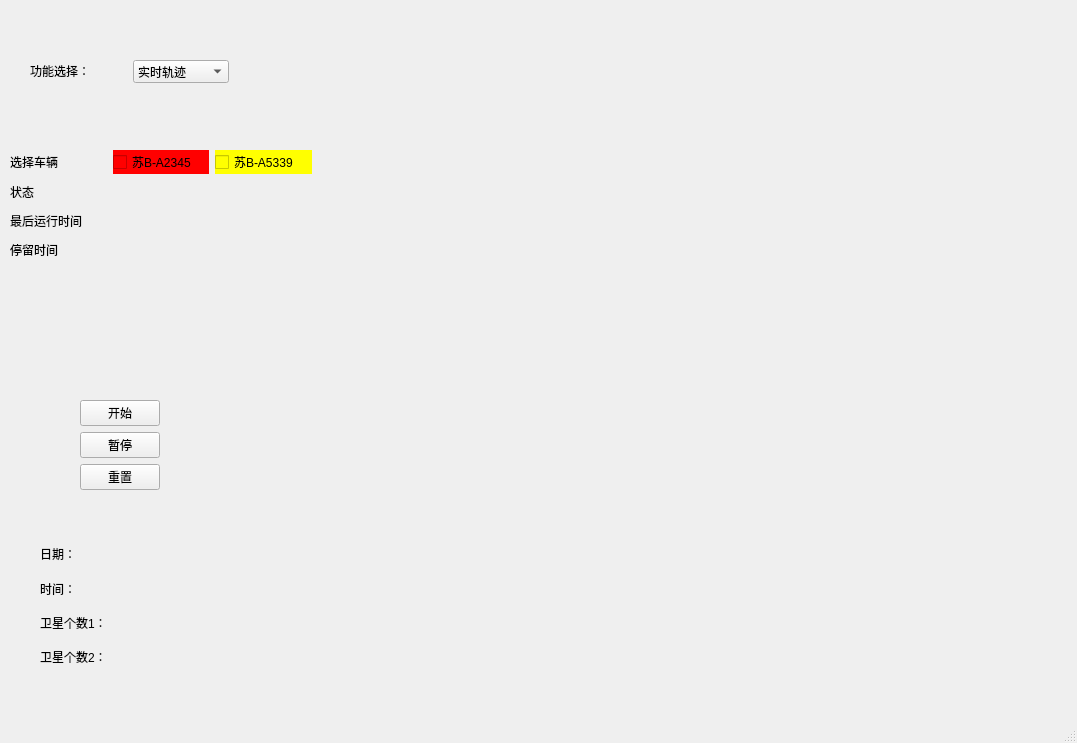
<?xml version="1.0" encoding="UTF-8"?>
<ui version="4.0">
 <class>MainWindow</class>
 <widget class="QMainWindow" name="MainWindow">
  <property name="enabled">
   <bool>true</bool>
  </property>
  <property name="geometry">
   <rect>
    <x>0</x>
    <y>0</y>
    <width>1077</width>
    <height>743</height>
   </rect>
  </property>
  <property name="sizePolicy">
   <sizepolicy hsizetype="Preferred" vsizetype="Preferred">
    <horstretch>0</horstretch>
    <verstretch>0</verstretch>
   </sizepolicy>
  </property>
  <property name="maximumSize">
   <size>
    <width>16777215</width>
    <height>16777215</height>
   </size>
  </property>
  <property name="windowTitle">
   <string>MainWindow</string>
  </property>
  <widget class="QWidget" name="centralwidget">
   <widget class="MatplotlibWidget" name="matplotlibwidget" native="true">
    <property name="geometry">
     <rect>
      <x>340</x>
      <y>10</y>
      <width>731</width>
      <height>651</height>
     </rect>
    </property>
    <property name="minimumSize">
     <size>
      <width>400</width>
      <height>600</height>
     </size>
    </property>
   </widget>
   <widget class="QStackedWidget" name="stackedWidget">
    <property name="geometry">
     <rect>
      <x>10</x>
      <y>100</y>
      <width>311</width>
      <height>281</height>
     </rect>
    </property>
    <property name="sizePolicy">
     <sizepolicy hsizetype="Fixed" vsizetype="Fixed">
      <horstretch>0</horstretch>
      <verstretch>0</verstretch>
     </sizepolicy>
    </property>
    <property name="minimumSize">
     <size>
      <width>311</width>
      <height>221</height>
     </size>
    </property>
    <property name="maximumSize">
     <size>
      <width>1866</width>
      <height>579</height>
     </size>
    </property>
    <property name="currentIndex">
     <number>1</number>
    </property>
    <widget class="QWidget" name="page">
     <widget class="QLabel" name="label">
      <property name="geometry">
       <rect>
        <x>60</x>
        <y>10</y>
        <width>72</width>
        <height>15</height>
       </rect>
      </property>
      <property name="text">
       <string>开始时间:</string>
      </property>
     </widget>
     <widget class="QSpinBox" name="starttimehour">
      <property name="geometry">
       <rect>
        <x>60</x>
        <y>30</y>
        <width>46</width>
        <height>22</height>
       </rect>
      </property>
      <property name="maximum">
       <number>23</number>
      </property>
     </widget>
     <widget class="QSpinBox" name="starttimeminute">
      <property name="geometry">
       <rect>
        <x>130</x>
        <y>30</y>
        <width>46</width>
        <height>22</height>
       </rect>
      </property>
      <property name="maximum">
       <number>59</number>
      </property>
     </widget>
     <widget class="QSpinBox" name="starttimesecond">
      <property name="geometry">
       <rect>
        <x>200</x>
        <y>30</y>
        <width>46</width>
        <height>22</height>
       </rect>
      </property>
      <property name="maximum">
       <number>59</number>
      </property>
     </widget>
     <widget class="QLabel" name="label_2">
      <property name="geometry">
       <rect>
        <x>60</x>
        <y>60</y>
        <width>72</width>
        <height>15</height>
       </rect>
      </property>
      <property name="text">
       <string>结束时间:</string>
      </property>
     </widget>
     <widget class="QSpinBox" name="endtimehour">
      <property name="geometry">
       <rect>
        <x>60</x>
        <y>80</y>
        <width>46</width>
        <height>22</height>
       </rect>
      </property>
      <property name="maximum">
       <number>23</number>
      </property>
     </widget>
     <widget class="QSpinBox" name="endtimeminute">
      <property name="geometry">
       <rect>
        <x>130</x>
        <y>80</y>
        <width>46</width>
        <height>22</height>
       </rect>
      </property>
      <property name="maximum">
       <number>59</number>
      </property>
     </widget>
     <widget class="QSpinBox" name="endtimesecond">
      <property name="geometry">
       <rect>
        <x>200</x>
        <y>80</y>
        <width>46</width>
        <height>22</height>
       </rect>
      </property>
      <property name="maximum">
       <number>59</number>
      </property>
     </widget>
     <widget class="QLabel" name="label_5">
      <property name="geometry">
       <rect>
        <x>60</x>
        <y>120</y>
        <width>72</width>
        <height>21</height>
       </rect>
      </property>
      <property name="text">
       <string>画图速度：</string>
      </property>
     </widget>
     <widget class="QSpinBox" name="sbxdrawspeed">
      <property name="geometry">
       <rect>
        <x>160</x>
        <y>120</y>
        <width>46</width>
        <height>22</height>
       </rect>
      </property>
      <property name="minimum">
       <number>10</number>
      </property>
      <property name="maximum">
       <number>100</number>
      </property>
     </widget>
     <widget class="QPushButton" name="btnOpenFile">
      <property name="geometry">
       <rect>
        <x>40</x>
        <y>170</y>
        <width>111</width>
        <height>28</height>
       </rect>
      </property>
      <property name="text">
       <string>打开文件</string>
      </property>
     </widget>
     <widget class="QPushButton" name="btnDownloadData">
      <property name="geometry">
       <rect>
        <x>180</x>
        <y>170</y>
        <width>111</width>
        <height>28</height>
       </rect>
      </property>
      <property name="text">
       <string>下载数据</string>
      </property>
     </widget>
     <widget class="QLabel" name="lblShowDownloadMsg">
      <property name="geometry">
       <rect>
        <x>191</x>
        <y>210</y>
        <width>81</width>
        <height>20</height>
       </rect>
      </property>
      <property name="text">
       <string/>
      </property>
     </widget>
     <widget class="QLabel" name="label_11">
      <property name="geometry">
       <rect>
        <x>60</x>
        <y>240</y>
        <width>41</width>
        <height>16</height>
       </rect>
      </property>
      <property name="styleSheet">
       <string notr="true">background-color: rgb(255, 0, 0);</string>
      </property>
      <property name="text">
       <string>慢</string>
      </property>
     </widget>
     <widget class="QLabel" name="label_12">
      <property name="geometry">
       <rect>
        <x>140</x>
        <y>240</y>
        <width>41</width>
        <height>16</height>
       </rect>
      </property>
      <property name="styleSheet">
       <string notr="true">background-color: rgb(255, 170, 0);</string>
      </property>
      <property name="text">
       <string>中</string>
      </property>
     </widget>
     <widget class="QLabel" name="label_13">
      <property name="geometry">
       <rect>
        <x>220</x>
        <y>240</y>
        <width>41</width>
        <height>16</height>
       </rect>
      </property>
      <property name="styleSheet">
       <string notr="true">background-color: rgb(255, 255, 0);</string>
      </property>
      <property name="text">
       <string>快</string>
      </property>
     </widget>
     <widget class="QLabel" name="label_14">
      <property name="geometry">
       <rect>
        <x>10</x>
        <y>240</y>
        <width>41</width>
        <height>16</height>
       </rect>
      </property>
      <property name="text">
       <string>速度：</string>
      </property>
     </widget>
    </widget>
    <widget class="QWidget" name="page_2">
     <widget class="QWidget" name="gridLayoutWidget_2">
      <property name="geometry">
       <rect>
        <x>0</x>
        <y>50</y>
        <width>302</width>
        <height>111</height>
       </rect>
      </property>
      <layout class="QGridLayout" name="gridLayout_2">
       <item row="1" column="1">
        <widget class="QCheckBox" name="chbxCar1">
         <property name="styleSheet">
          <string notr="true">background-color: rgb(255, 0, 0);</string>
         </property>
         <property name="text">
          <string>苏B-A2345</string>
         </property>
        </widget>
       </item>
       <item row="2" column="2">
        <widget class="QLabel" name="lblCar2Status">
         <property name="text">
          <string/>
         </property>
        </widget>
       </item>
       <item row="1" column="2">
        <widget class="QCheckBox" name="chbxCar2">
         <property name="styleSheet">
          <string notr="true">background-color: rgb(255, 255, 0);</string>
         </property>
         <property name="text">
          <string>苏B-A5339</string>
         </property>
        </widget>
       </item>
       <item row="2" column="1">
        <widget class="QLabel" name="lblCar1Status">
         <property name="text">
          <string/>
         </property>
        </widget>
       </item>
       <item row="4" column="2">
        <widget class="QLabel" name="lblCar2StayTime">
         <property name="text">
          <string/>
         </property>
        </widget>
       </item>
       <item row="4" column="1">
        <widget class="QLabel" name="lblCar1StayTime">
         <property name="text">
          <string/>
         </property>
        </widget>
       </item>
       <item row="3" column="1">
        <widget class="QLabel" name="lblCar1LastTime">
         <property name="text">
          <string/>
         </property>
        </widget>
       </item>
       <item row="3" column="2">
        <widget class="QLabel" name="lblCar2LastTime">
         <property name="text">
          <string/>
         </property>
        </widget>
       </item>
       <item row="1" column="0">
        <widget class="QLabel" name="label_8">
         <property name="text">
          <string>选择车辆</string>
         </property>
        </widget>
       </item>
       <item row="4" column="0">
        <widget class="QLabel" name="label_16">
         <property name="text">
          <string>停留时间</string>
         </property>
        </widget>
       </item>
       <item row="3" column="0">
        <widget class="QLabel" name="label_9">
         <property name="text">
          <string>最后运行时间</string>
         </property>
        </widget>
       </item>
       <item row="2" column="0">
        <widget class="QLabel" name="label_15">
         <property name="text">
          <string>状态</string>
         </property>
        </widget>
       </item>
      </layout>
     </widget>
    </widget>
   </widget>
   <widget class="QWidget" name="ver_widget_3" native="true">
    <property name="geometry">
     <rect>
      <x>30</x>
      <y>400</y>
      <width>161</width>
      <height>121</height>
     </rect>
    </property>
    <property name="sizePolicy">
     <sizepolicy hsizetype="Preferred" vsizetype="Preferred">
      <horstretch>0</horstretch>
      <verstretch>0</verstretch>
     </sizepolicy>
    </property>
    <widget class="QWidget" name="layoutWidget">
     <property name="geometry">
      <rect>
       <x>50</x>
       <y>0</y>
       <width>111</width>
       <height>121</height>
      </rect>
     </property>
     <layout class="QVBoxLayout" name="verticalLayout">
      <property name="sizeConstraint">
       <enum>QLayout::SetFixedSize</enum>
      </property>
      <item>
       <widget class="QPushButton" name="btnStart">
        <property name="text">
         <string>开始</string>
        </property>
       </widget>
      </item>
      <item>
       <widget class="QPushButton" name="btnStop">
        <property name="text">
         <string>暂停</string>
        </property>
       </widget>
      </item>
      <item>
       <widget class="QPushButton" name="btnReset">
        <property name="text">
         <string>重置</string>
        </property>
       </widget>
      </item>
     </layout>
    </widget>
   </widget>
   <widget class="QWidget" name="ver_widget_4" native="true">
    <property name="geometry">
     <rect>
      <x>10</x>
      <y>530</y>
      <width>231</width>
      <height>151</height>
     </rect>
    </property>
    <widget class="QWidget" name="layoutWidget">
     <property name="geometry">
      <rect>
       <x>30</x>
       <y>10</y>
       <width>199</width>
       <height>131</height>
      </rect>
     </property>
     <layout class="QGridLayout" name="gridLayout">
      <item row="1" column="0">
       <widget class="QLabel" name="label_4">
        <property name="text">
         <string>时间：</string>
        </property>
       </widget>
      </item>
      <item row="1" column="1">
       <widget class="QLabel" name="lblShowTime">
        <property name="text">
         <string/>
        </property>
       </widget>
      </item>
      <item row="0" column="1">
       <widget class="QLabel" name="lblShowDate">
        <property name="text">
         <string/>
        </property>
       </widget>
      </item>
      <item row="3" column="0">
       <widget class="QLabel" name="label_10">
        <property name="text">
         <string>卫星个数2：</string>
        </property>
       </widget>
      </item>
      <item row="2" column="0">
       <widget class="QLabel" name="label_6">
        <property name="text">
         <string>卫星个数1：</string>
        </property>
       </widget>
      </item>
      <item row="2" column="1">
       <widget class="QLabel" name="lblStarNums1">
        <property name="text">
         <string/>
        </property>
       </widget>
      </item>
      <item row="3" column="1">
       <widget class="QLabel" name="lblStarNums2">
        <property name="text">
         <string/>
        </property>
       </widget>
      </item>
      <item row="0" column="0">
       <widget class="QLabel" name="label_3">
        <property name="text">
         <string>日期：</string>
        </property>
       </widget>
      </item>
     </layout>
    </widget>
   </widget>
   <widget class="QWidget" name="ver_widget_1" native="true">
    <property name="geometry">
     <rect>
      <x>20</x>
      <y>50</y>
      <width>251</width>
      <height>41</height>
     </rect>
    </property>
    <property name="sizePolicy">
     <sizepolicy hsizetype="Fixed" vsizetype="Fixed">
      <horstretch>0</horstretch>
      <verstretch>0</verstretch>
     </sizepolicy>
    </property>
    <widget class="QWidget" name="layoutWidget">
     <property name="geometry">
      <rect>
       <x>10</x>
       <y>10</y>
       <width>199</width>
       <height>23</height>
      </rect>
     </property>
     <layout class="QHBoxLayout" name="horizontalLayout">
      <item>
       <widget class="QLabel" name="label_7">
        <property name="sizePolicy">
         <sizepolicy hsizetype="Minimum" vsizetype="Minimum">
          <horstretch>0</horstretch>
          <verstretch>0</verstretch>
         </sizepolicy>
        </property>
        <property name="maximumSize">
         <size>
          <width>111</width>
          <height>20</height>
         </size>
        </property>
        <property name="text">
         <string>功能选择：</string>
        </property>
       </widget>
      </item>
      <item>
       <widget class="QComboBox" name="cbxSelectFunction">
        <property name="sizePolicy">
         <sizepolicy hsizetype="Preferred" vsizetype="Preferred">
          <horstretch>0</horstretch>
          <verstretch>0</verstretch>
         </sizepolicy>
        </property>
        <property name="maximumSize">
         <size>
          <width>111</width>
          <height>28</height>
         </size>
        </property>
        <property name="currentIndex">
         <number>1</number>
        </property>
        <item>
         <property name="text">
          <string>文件读取</string>
         </property>
        </item>
        <item>
         <property name="text">
          <string>实时轨迹</string>
         </property>
        </item>
       </widget>
      </item>
     </layout>
    </widget>
   </widget>
  </widget>
  <widget class="QMenuBar" name="menubar">
   <property name="geometry">
    <rect>
     <x>0</x>
     <y>0</y>
     <width>1077</width>
     <height>26</height>
    </rect>
   </property>
  </widget>
  <widget class="QStatusBar" name="statusbar"/>
 </widget>
 <customwidgets>
  <customwidget>
   <class>MatplotlibWidget</class>
   <extends>QWidget</extends>
   <header>matplotlibwidget.h</header>
   <container>1</container>
  </customwidget>
 </customwidgets>
 <resources/>
 <connections/>
</ui>
